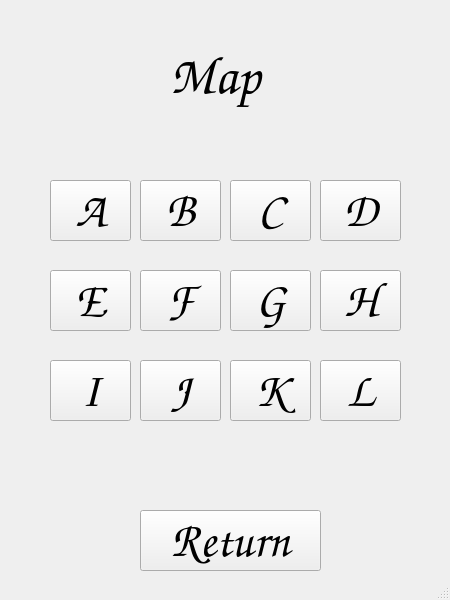
<?xml version="1.0" encoding="UTF-8"?>
<ui version="4.0">
 <class>MainWindow</class>
 <widget class="QMainWindow" name="MainWindow">
  <property name="geometry">
   <rect>
    <x>0</x>
    <y>0</y>
    <width>450</width>
    <height>600</height>
   </rect>
  </property>
  <property name="windowTitle">
   <string>MainWindow</string>
  </property>
  <widget class="QWidget" name="centralwidget">
   <widget class="QLabel" name="Welcome_banner">
    <property name="geometry">
     <rect>
      <x>170</x>
      <y>30</y>
      <width>111</width>
      <height>91</height>
     </rect>
    </property>
    <property name="font">
     <font>
      <family>Comic Sans MS</family>
      <pointsize>40</pointsize>
     </font>
    </property>
    <property name="text">
     <string>Map</string>
    </property>
   </widget>
   <widget class="QPushButton" name="RETURN">
    <property name="geometry">
     <rect>
      <x>140</x>
      <y>510</y>
      <width>181</width>
      <height>61</height>
     </rect>
    </property>
    <property name="font">
     <font>
      <family>Comic Sans MS</family>
      <pointsize>36</pointsize>
     </font>
    </property>
    <property name="text">
     <string>Return</string>
    </property>
   </widget>
   <widget class="QPushButton" name="RETURN_2">
    <property name="geometry">
     <rect>
      <x>50</x>
      <y>180</y>
      <width>81</width>
      <height>61</height>
     </rect>
    </property>
    <property name="font">
     <font>
      <family>Comic Sans MS</family>
      <pointsize>36</pointsize>
     </font>
    </property>
    <property name="text">
     <string>A</string>
    </property>
   </widget>
   <widget class="QPushButton" name="RETURN_4">
    <property name="geometry">
     <rect>
      <x>140</x>
      <y>180</y>
      <width>81</width>
      <height>61</height>
     </rect>
    </property>
    <property name="font">
     <font>
      <family>Comic Sans MS</family>
      <pointsize>36</pointsize>
     </font>
    </property>
    <property name="text">
     <string>B</string>
    </property>
   </widget>
   <widget class="QPushButton" name="RETURN_6">
    <property name="geometry">
     <rect>
      <x>320</x>
      <y>180</y>
      <width>81</width>
      <height>61</height>
     </rect>
    </property>
    <property name="font">
     <font>
      <family>Comic Sans MS</family>
      <pointsize>36</pointsize>
     </font>
    </property>
    <property name="text">
     <string>D</string>
    </property>
   </widget>
   <widget class="QPushButton" name="RETURN_7">
    <property name="geometry">
     <rect>
      <x>230</x>
      <y>180</y>
      <width>81</width>
      <height>61</height>
     </rect>
    </property>
    <property name="font">
     <font>
      <family>Comic Sans MS</family>
      <pointsize>36</pointsize>
     </font>
    </property>
    <property name="text">
     <string>C</string>
    </property>
   </widget>
   <widget class="QPushButton" name="RETURN_3">
    <property name="geometry">
     <rect>
      <x>50</x>
      <y>270</y>
      <width>81</width>
      <height>61</height>
     </rect>
    </property>
    <property name="font">
     <font>
      <family>Comic Sans MS</family>
      <pointsize>36</pointsize>
     </font>
    </property>
    <property name="text">
     <string>E</string>
    </property>
   </widget>
   <widget class="QPushButton" name="RETURN_8">
    <property name="geometry">
     <rect>
      <x>320</x>
      <y>270</y>
      <width>81</width>
      <height>61</height>
     </rect>
    </property>
    <property name="font">
     <font>
      <family>Comic Sans MS</family>
      <pointsize>36</pointsize>
     </font>
    </property>
    <property name="text">
     <string>H</string>
    </property>
   </widget>
   <widget class="QPushButton" name="RETURN_9">
    <property name="geometry">
     <rect>
      <x>230</x>
      <y>270</y>
      <width>81</width>
      <height>61</height>
     </rect>
    </property>
    <property name="font">
     <font>
      <family>Comic Sans MS</family>
      <pointsize>36</pointsize>
     </font>
    </property>
    <property name="text">
     <string>G</string>
    </property>
   </widget>
   <widget class="QPushButton" name="RETURN_5">
    <property name="geometry">
     <rect>
      <x>140</x>
      <y>270</y>
      <width>81</width>
      <height>61</height>
     </rect>
    </property>
    <property name="font">
     <font>
      <family>Comic Sans MS</family>
      <pointsize>36</pointsize>
     </font>
    </property>
    <property name="text">
     <string>F</string>
    </property>
   </widget>
   <widget class="QPushButton" name="RETURN_10">
    <property name="geometry">
     <rect>
      <x>50</x>
      <y>360</y>
      <width>81</width>
      <height>61</height>
     </rect>
    </property>
    <property name="font">
     <font>
      <family>Comic Sans MS</family>
      <pointsize>36</pointsize>
     </font>
    </property>
    <property name="text">
     <string>I</string>
    </property>
   </widget>
   <widget class="QPushButton" name="RETURN_11">
    <property name="geometry">
     <rect>
      <x>320</x>
      <y>360</y>
      <width>81</width>
      <height>61</height>
     </rect>
    </property>
    <property name="font">
     <font>
      <family>Comic Sans MS</family>
      <pointsize>36</pointsize>
     </font>
    </property>
    <property name="text">
     <string>L</string>
    </property>
   </widget>
   <widget class="QPushButton" name="RETURN_12">
    <property name="geometry">
     <rect>
      <x>230</x>
      <y>360</y>
      <width>81</width>
      <height>61</height>
     </rect>
    </property>
    <property name="font">
     <font>
      <family>Comic Sans MS</family>
      <pointsize>36</pointsize>
     </font>
    </property>
    <property name="text">
     <string>K</string>
    </property>
   </widget>
   <widget class="QPushButton" name="RETURN_13">
    <property name="geometry">
     <rect>
      <x>140</x>
      <y>360</y>
      <width>81</width>
      <height>61</height>
     </rect>
    </property>
    <property name="font">
     <font>
      <family>Comic Sans MS</family>
      <pointsize>36</pointsize>
     </font>
    </property>
    <property name="text">
     <string>J</string>
    </property>
   </widget>
  </widget>
  <widget class="QStatusBar" name="statusbar"/>
 </widget>
 <resources/>
 <connections/>
</ui>
